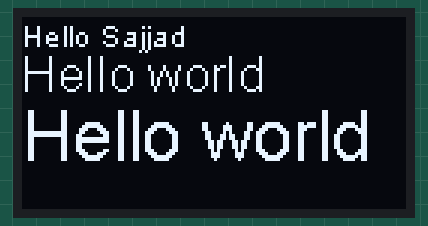
This sketch was run on a simulated ESP8266 (NodeMCU). Parts: 128×64 one-colour display.

Above: at 0.3 s.
At 3.1 s:
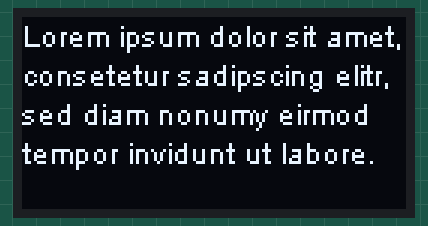
At 6.1 s:
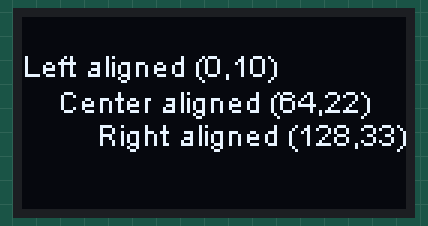
At 9.1 s:
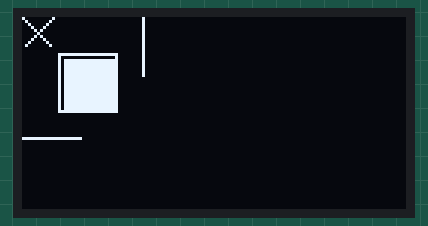
At 18.4 s:
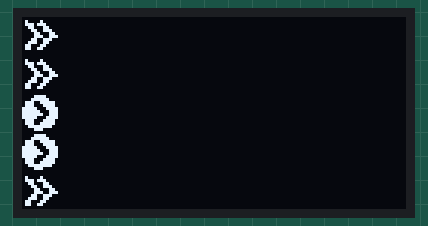
At 33.3 s:
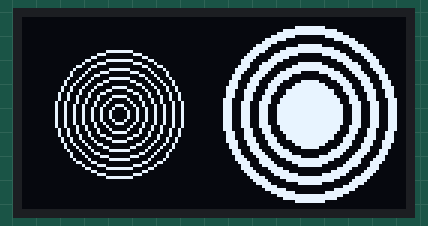

Measured:
- what the display in image 0 shows lasts 2.8 s, from 0.2 s to 3.0 s
- what the display in image 1 shows lasts 3.1 s, from 3.0 s to 6.1 s
- what the display in image 4 shows lasts 2.9 s, from 18.3 s to 21.2 s

The sketch:

esp8266SSD1306SimpleDemo.ino
```cpp
// (licence header left out)
// Include the correct display library
// For a connection via I2C using Wire include
#include <Wire.h>  // Only needed for Arduino 1.6.5 and earlier
#include "SSD1306Wire.h" // legacy include: `#include "SSD1306.h"`
// or #include "SH1106Wire.h", legacy include: `#include "SH1106.h"`
// For a connection via I2C using brzo_i2c (must be installed) include
// #include <brzo_i2c.h> // Only needed for Arduino 1.6.5 and earlier
// #include "SSD1306Brzo.h"
// #include "SH1106Brzo.h"
// For a connection via SPI include
// #include <SPI.h> // Only needed for Arduino 1.6.5 and earlier
// #include "SSD1306Spi.h"
// #include "SH1106SPi.h"

// Include custom images
#include "images.h"

// Initialize the OLED display using SPI
// D5 -> CLK
// D7 -> MOSI (DOUT)
// D0 -> RES
// D2 -> DC
// D8 -> CS
// SSD1306Spi        display(D0, D2, D8);
// or
// SH1106Spi         display(D0, D2);

// Initialize the OLED display using brzo_i2c
// D3 -> SDA
// D5 -> SCL
// SSD1306Brzo display(0x3c, D3, D5);
// or
// SH1106Brzo  display(0x3c, D3, D5);

// Initialize the OLED display using Wire library
SSD1306Wire  display(0x3d, 2, 14);
// SH1106 display(0x3d, D3, D5);


#define DEMO_DURATION 3000
typedef void (*Demo)(void);

int demoMode = 0;
int counter = 1;

void setup() {
  Serial.begin(115200);
  Serial.println();
  Serial.println();


  // Initialising the UI will init the display too.
  display.init();

  display.flipScreenVertically();
  display.setFont(ArialMT_Plain_10);
  //Testing icons and texts
  display.clear();
      display.drawXbm(0, 0, WiFi_Logo_width3, WiFi_Logo_height3, WiFi_Logo_bits5);
    delay(50);
    display.drawXbm(0, 13, WiFi_Logo_width3, WiFi_Logo_height3, WiFi_Logo_bits5);
    delay(50);
    display.drawXbm(0, 26, WiFi_Logo_width3, WiFi_Logo_height3, WiFi_Logo_bits4);
    delay(50);
    display.drawXbm(0, 39, WiFi_Logo_width3, WiFi_Logo_height3, WiFi_Logo_bits4);
    delay(50);
    display.drawXbm(0, 52, WiFi_Logo_width3, WiFi_Logo_height3, WiFi_Logo_bits5);

    display.setTextAlignment(TEXT_ALIGN_LEFT);
    display.setFont(ArialMT_Plain_10);
    display.drawString(14, 0, "Hello Sajjad");
    display.drawString(14, 13, "TECO KIT");
    display.drawString(14, 26, "Karlsruhe");
    display.drawString(14, 39, "Germany");
    display.drawString(14, 52, "+012345678901234567");
display.display();
}

void drawFontFaceDemo() {
    // Font Demo1
    // create more fonts at http://oleddisplay.squix.ch/
    display.setTextAlignment(TEXT_ALIGN_LEFT);
    display.setFont(ArialMT_Plain_10);
    display.drawString(0, 0, "Hello Sajjad");
    display.setFont(ArialMT_Plain_16);
    display.drawString(0, 10, "Hello world");
    display.setFont(ArialMT_Plain_24);
    display.drawString(0, 26, "Hello world");
}

void drawTextFlowDemo() {
    display.setFont(ArialMT_Plain_10);
    display.setTextAlignment(TEXT_ALIGN_LEFT);
    display.drawStringMaxWidth(0, 0, 128,
      "Lorem ipsum\n dolor sit amet, consetetur sadipscing elitr, sed diam nonumy eirmod tempor invidunt ut labore." );
}

void drawTextAlignmentDemo() {
    // Text alignment demo
  display.setFont(ArialMT_Plain_10);

  // The coordinates define the left starting point of the text
  display.setTextAlignment(TEXT_ALIGN_LEFT);
  display.drawString(0, 10, "Left aligned (0,10)");

  // The coordinates define the center of the text
  display.setTextAlignment(TEXT_ALIGN_CENTER);
  display.drawString(64, 22, "Center aligned (64,22)");

  // The coordinates define the right end of the text
  display.setTextAlignment(TEXT_ALIGN_RIGHT);
  display.drawString(128, 33, "Right aligned (128,33)");
}

void drawRectDemo() {
      // Draw a pixel at given position
    for (int i = 0; i < 10; i++) {
      display.setPixel(i, i);
      display.setPixel(10 - i, i);
    }
    display.drawRect(12, 12, 20, 20);

    // Fill the rectangle
    display.fillRect(14, 14, 17, 17);

    // Draw a line horizontally
    display.drawHorizontalLine(0, 40, 20);

    // Draw a line horizontally
    display.drawVerticalLine(40, 0, 20);
}

void drawCircleDemo() {
  for (int i=1; i < 8; i++) {
    display.setColor(WHITE);
    display.drawCircle(32, 32, i*3);
    if (i % 2 == 0) {
      display.setColor(BLACK);
    }
    display.fillCircle(96, 32, 32 - i* 3);
  }
}

void drawProgressBarDemo() {
  int progress = (counter / 5) % 100;
  // draw the progress bar
  display.drawProgressBar(0, 32, 120, 10, progress);

  // draw the percentage as String
  display.setTextAlignment(TEXT_ALIGN_CENTER);
  display.drawString(64, 15, String(progress) + "%");
}

void drawImageDemo() {
    // see http://blog.squix.org/2015/05/esp8266-nodemcu-how-to-create-xbm.html
    // on how to create xbm files
    //display.drawXbm(34, 14, WiFi_Logo_width, WiFi_Logo_height, WiFi_Logo_bits);
    /*display.drawXbm(0, 0, WiFi_Logo_width, WiFi_Logo_height, WiFi_Logo_bits);
    delay(50);
    display.drawXbm(0, 40, WiFi_Logo_width1, WiFi_Logo_height1, WiFi_Logo_bits1);
    delay(50);
    display.drawXbm(60, 20, WiFi_Logo_width2, WiFi_Logo_height2, WiFi_Logo_bits2);
    */
    //delay(5000);
    //display.clear();
    display.drawXbm(0, 0, WiFi_Logo_width3, WiFi_Logo_height3, WiFi_Logo_bits5);
    delay(50);
    display.drawXbm(0, 13, WiFi_Logo_width3, WiFi_Logo_height3, WiFi_Logo_bits5);
    delay(50);
    display.drawXbm(0, 26, WiFi_Logo_width3, WiFi_Logo_height3, WiFi_Logo_bits4);
    delay(50);
    display.drawXbm(0, 39, WiFi_Logo_width3, WiFi_Logo_height3, WiFi_Logo_bits4);
    delay(50);
    display.drawXbm(0, 52, WiFi_Logo_width3, WiFi_Logo_height3, WiFi_Logo_bits5);
}

Demo demos[] = {drawFontFaceDemo, drawTextFlowDemo, drawTextAlignmentDemo, drawRectDemo, drawCircleDemo, drawProgressBarDemo, drawImageDemo};
//Demo demos[] = {drawFontFaceDemo, drawTextFlowDemo, drawTextAlignmentDemo, drawImageDemo};
int demoLength = (sizeof(demos) / sizeof(Demo));
long timeSinceLastModeSwitch = 0;

void loop() {
  // clear the display
  //display.clear();


  display.clear();
  // draw the current demo method
  demos[demoMode]();

  display.setTextAlignment(TEXT_ALIGN_RIGHT);
  display.drawString(10, 128, String(millis()));
  // write the buffer to the display
  display.display();

  if (millis() - timeSinceLastModeSwitch > DEMO_DURATION) {
    demoMode = (demoMode + 1)  % demoLength;
    timeSinceLastModeSwitch = millis();
  }
  counter++;
  delay(10);

}
```

Source omitted: images.h (data table, 4330 bytes)
